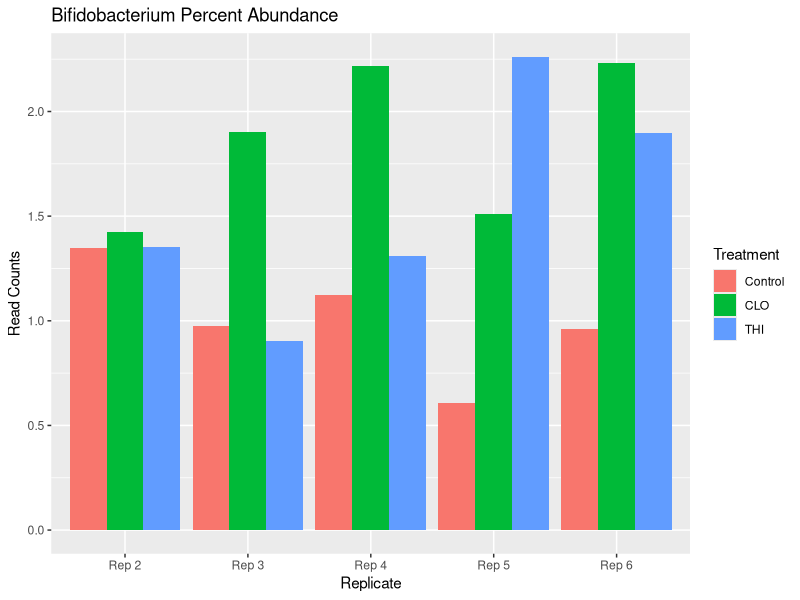

Recreate this plot in R.
library(dplyr)
library(tidyr)
library(ggplot2)

# read data
ctx_data <- read.delim(file = 'ctx_kraken_genus_precent_data.tsv',
                       header = TRUE,
                       sep = '\t')

# clean data
bifido_data <- select(ctx_data, -taxRank, -taxID, -Max, -lineage) %>%
  filter(name == "Bifidobacterium") %>%
  pivot_longer(!name, names_to = "sample", values_to = "count") %>%
  pivot_wider(names_from = "name", values_from = "count")

# add treatment info
treatments <- c("Control", "CLO", "THI",
                "Control", "CLO", "THI",
                "Control", "CLO", "THI",
                "Control", "CLO", "THI",
                "Control", "CLO", "THI")
bifido_data$treatment <- treatments

# for ordering on plots
order <- c("Control", "CLO", "THI")

# adjust factor levels for ordering
bifido_data$treatment <- factor(bifido_data$treatment,
                                   levels = order)

# add replicate info
replicates <- c("Rep 2","Rep 2","Rep 2",
                "Rep 3","Rep 3","Rep 3",
                "Rep 4","Rep 4","Rep 4",
                "Rep 5","Rep 5","Rep 5",
                "Rep 6","Rep 6","Rep 6")
bifido_data$replicate <- replicates

bifido_plot <- ggplot(bifido_data, 
                      aes(x = replicate, 
                          y = Bifidobacterium, 
                          fill = treatment)) +
  geom_bar(stat = "identity", position = "dodge") +
  scale_fill_discrete(limits = order) +
  labs(title = "Bifidobacterium Percent Abundance",
       x = "Replicate",
       y = "Read Counts",
       fill = "Treatment")

bifido_plot

# save plot as svg
# svg("Bifido_Percent_Abundance.svg")
# bifido_plot
# dev.off()
